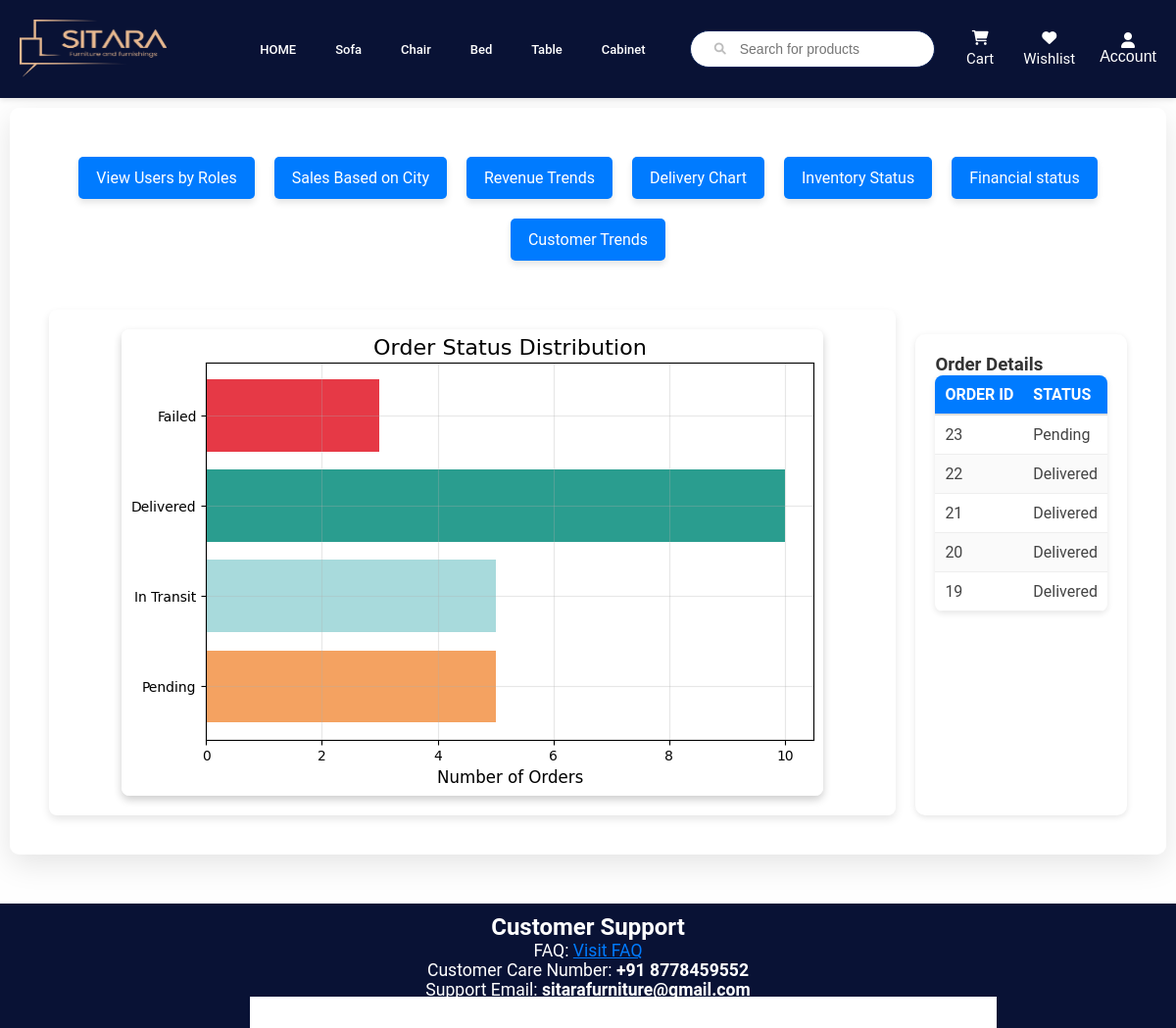
The app's page /visualization/delivery_chart with its own data.
### app/models.py (models this page shows, shortened)
class OrderDetails(db.Model):
    __tablename__ = "order_details"
    id = db.Column(db.Integer, primary_key=True)
    user_name = db.Column(db.String(100), nullable=False)
    user_email = db.Column(db.String(100), nullable=False)
    user_contact = db.Column(db.String(20), nullable=False)
    user_address = db.Column(db.String(200), nullable=False)
    user_city = db.Column(db.String(100), nullable=False)
    subtotal = db.Column(db.Float, nullable=False)
    delivery_charges = db.Column(db.Float, nullable=False)
    grand_total = db.Column(db.Float, nullable=False)
    order_date = db.Column(db.DateTime, nullable=False)
    delivered_date = db.Column(db.DateTime, nullable=True)  # Added Delivered_Date
    user_id = db.Column(db.Integer, db.ForeignKey("user.id",name="u_id"), nullable=False)  # Added user_id
    assigned_delivery_person_id = Column(Integer, ForeignKey("user.id",name="d_id"), nullable=True)
    status_options = Enum("Pending", "In Transit", "Delivered", "Failed")
    status = db.Column(status_options, default="Pending", nullable=False)  # Corrected Enum usage
    user = relationship("User", foreign_keys=[user_id])
    assigned_delivery_person = relationship("User", foreign_keys=[assigned_delivery_person_id])
    products = relationship("Product", secondary="ordered_product", viewonly=True)

### app/visualization.py (the view)
@visualization.route('/delivery_chart')
def delivery_chart():
    order_status_counts = (
        db.session.query(OrderDetails.status, func.count(OrderDetails.id))
        .group_by(OrderDetails.status)
        .all()
    )
    status_dict = {status: count for status, count in order_status_counts}
    categories = ["Pending", "In Transit", "Delivered", "Failed"]
    values = [status_dict.get(status, 0) for status in categories]
    colors = ['#f4a261', '#a8dadc', '#2a9d8f', '#e63946']  # Orange, Teal, Green, Red
    fig, ax = plt.subplots(figsize=(8, 5))
    ax.barh(categories, values, color=colors)
    ax.set_xlabel("Number of Orders", fontsize=12)
    ax.set_title("Order Status Distribution", fontsize=16)
    ax.grid(alpha=0.3)
    buf = io.BytesIO()
    plt.savefig(buf, format="png", bbox_inches="tight")
    buf.seek(0)
    chart_data = base64.b64encode(buf.getvalue()).decode("utf-8")
    buf.close()
    total_orders = sum(values)
    analytics = {
        "Pending Orders": values[0],
        "Shipped Orders": values[1],
        "Delivered Orders": values[2],
        "Failed Orders": values[3],
        "Total Orders": total_orders,
    }
    orders = (
        db.session.query(OrderDetails.id, OrderDetails.user_name, OrderDetails.status, OrderDetails.order_date)
        .order_by(OrderDetails.order_date.desc())
        .limit(5)
        .all()
    )
    orders_data = [
        {
            "id": order.id,
            "user": order.user_name,
            "status": order.status,
            "order_date": order.order_date.strftime("%Y-%m-%d"),
        }
        for order in orders
    ]
    return render_template(
        "delivery_chart.html", chart_data=chart_data, analytics=analytics, orders=orders_data
    )

### app/templates/delivery_chart.html (shortened to what this page needs)
<!DOCTYPE html>
<html lang="en">
<head>
</head>
<body>
    {% extends "home.html" %}
    {% block content %}
    <div class="form-container">
        <div class="button-container">
            <a href="/visualization/roles_chart" class="button">View Users by Roles</a>
            <a href="/visualization/sales_by_city" class="button">Sales Based on City</a>
            <a href="/visualization/revenue_trends" class="button">Revenue Trends</a>
            <a href="/visualization/delivery_chart" class="button">Delivery Chart</a>
            <a href="/visualization/inventory_status" class="button">Inventory Status</a>
            <a href="/visualization/financial_health" class="button">Financial status</a>
            <a href="/visualization/customer_trends" class="button">Customer Trends</a>
        </div>
    <div class="content">
        <div class="chart-container">
            <img alt="Revenue Chart">
        </div>
    <div class="table-section">
        <h3>Order Details</h3>
        <table>
            <thead>
                <tr>
                    <th>Order ID</th>
                    <th>Status</th>
                </tr>
            </thead>
            <tbody>
                {% for order in orders %}
                <tr>
                    <td>{{ order.id }}</td>
                    <td>{{ order.status }}</td>
                </tr>
                {% endfor %}
            </tbody>
        </table>
    </div>
    {% endblock %}

### app/static/home.css (style rules this page uses)
* { margin: 0; padding-top: 0; box-sizing: border-box; }
body { margin: 0; padding: 0; background-color: #f4f4f4; color: #333; */ }

### records on screen
OrderDetails: id "23", status "Pending"
OrderDetails: id "22", status "Delivered"
OrderDetails: id "21", status "Delivered"
OrderDetails: id "20", status "Delivered"
OrderDetails: id "19", status "Delivered"
